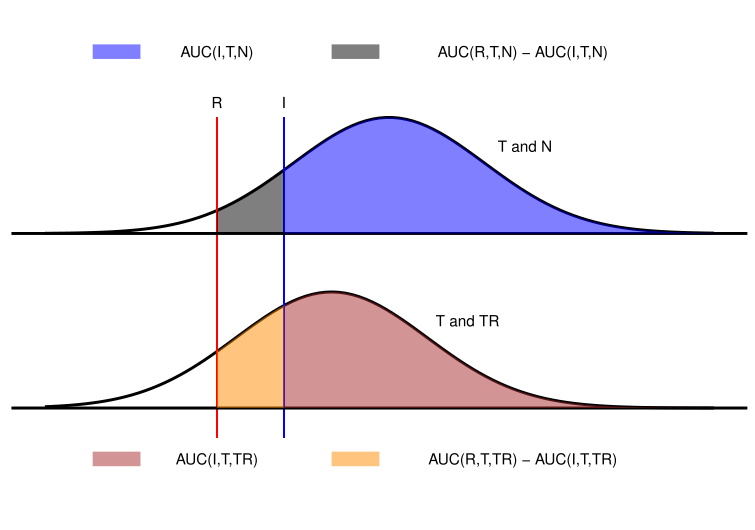

Write the R code that produced this figure.
library(ggplot2)

Shifted_norm <- function(x){
  dnorm(x-0.6)+0.6
}
shade1 <- function(x){
  if (x >=-0.5){
    y = Shifted_norm(x)
  }
  else{
   y = NA 
  }
  return(y)
}

shade2 <- function(x){
  if (x< -1.2 | x > -0.5){
    y = NA
  }
  else{
    y = Shifted_norm(x)
  }
  return(y)
}

clear_shade <- function(x){
  y = 0.6
}

shade3 <- function(x){
  if (x < -0.5){
    y = NA
  }
  else{
    y = dnorm(x)
  }
}

shade4 <- function(x){
  if (x< -1.2|x > -0.5){
    y = NA
  }
  else{
    y = dnorm(x)
  }
  return(y)
}

x=seq(-3, 4, by = 0.01)
y_shade1 <- sapply(x, shade1)
y_shade2 <- sapply(x, shade2)
y_shade3 <- sapply(x, shade3)
y_shade4 <- sapply(x, shade4)

graph <- ggplot(data.frame(x=seq(-3, 4, by = 0.01)), aes(x = x)) +
          stat_function(fun = Shifted_norm, size = 1)+
          stat_function(fun = dnorm, args = list(0, 1), size = 1)+
          geom_segment(aes(x=-1.2, y=-0.1, xend = -1.2, yend = 1), color = 'red')+
          geom_segment(aes(x=-0.5, y=-0.1, xend = -0.5, yend = 1), color = 'blue')+
          geom_hline(yintercept = 0.6, size = 1)+
          geom_hline(yintercept = 0, size = 1)+

          geom_ribbon(aes(ymin=0.6, ymax=y_shade1), fill = 'blue', alpha = 0.5)+
          geom_ribbon(aes(ymin=0.6, ymax=y_shade2), fill = 'gray0', alpha = 0.5)+
          geom_ribbon(aes(ymin=0, ymax=y_shade3), fill = 'brown', alpha = 0.5)+
          geom_ribbon(aes(ymin=0, ymax=y_shade4), fill = 'darkorange', alpha = 0.5)+

          theme(axis.title = element_blank(), axis.ticks = element_blank(),
               axis.text = element_blank(), panel.grid.major = element_blank(),
               panel.background = element_blank())+
  
          annotate('text', x= c(-1.2, -0.5), y=c(1.05, 1.05), label=c('R', 'I'))+
          annotate('text', x= 2, y= 0.9, label=' T and N')+
          annotate('text', x= 1.4, y= 0.3, label=' T and TR')+
          annotate("rect", xmin=-2.5, xmax=-2, ymin=1.2, ymax=1.25, fill = 'blue', alpha = 0.5)+
          annotate('text', x = -1.2, y = 1.225, label = 'AUC(I,T,N)')+
          annotate("rect", xmin=0, xmax=.5, ymin=1.2, ymax=1.25, fill = 'gray0', alpha = 0.5)+
          annotate('text', x = 2, y = 1.225, label = 'AUC(R,T,N) - AUC(I,T,N)')+
  
          annotate("rect", xmin=-2.5, xmax=-2, ymin=-0.2, ymax=-0.15, fill = 'brown', alpha = 0.5)+
          annotate('text', x = -1.2, y = -0.175, label = 'AUC(I,T,TR)')+
          annotate("rect", xmin=0, xmax=.5, ymin=-0.2, ymax=-0.15, fill = 'darkorange', alpha = 0.5)+
          annotate('text', x = 2, y = -0.175, label = 'AUC(R,T,TR) - AUC(I,T,TR)')+
  
          ylim(-0.3, 1.3)

graph
